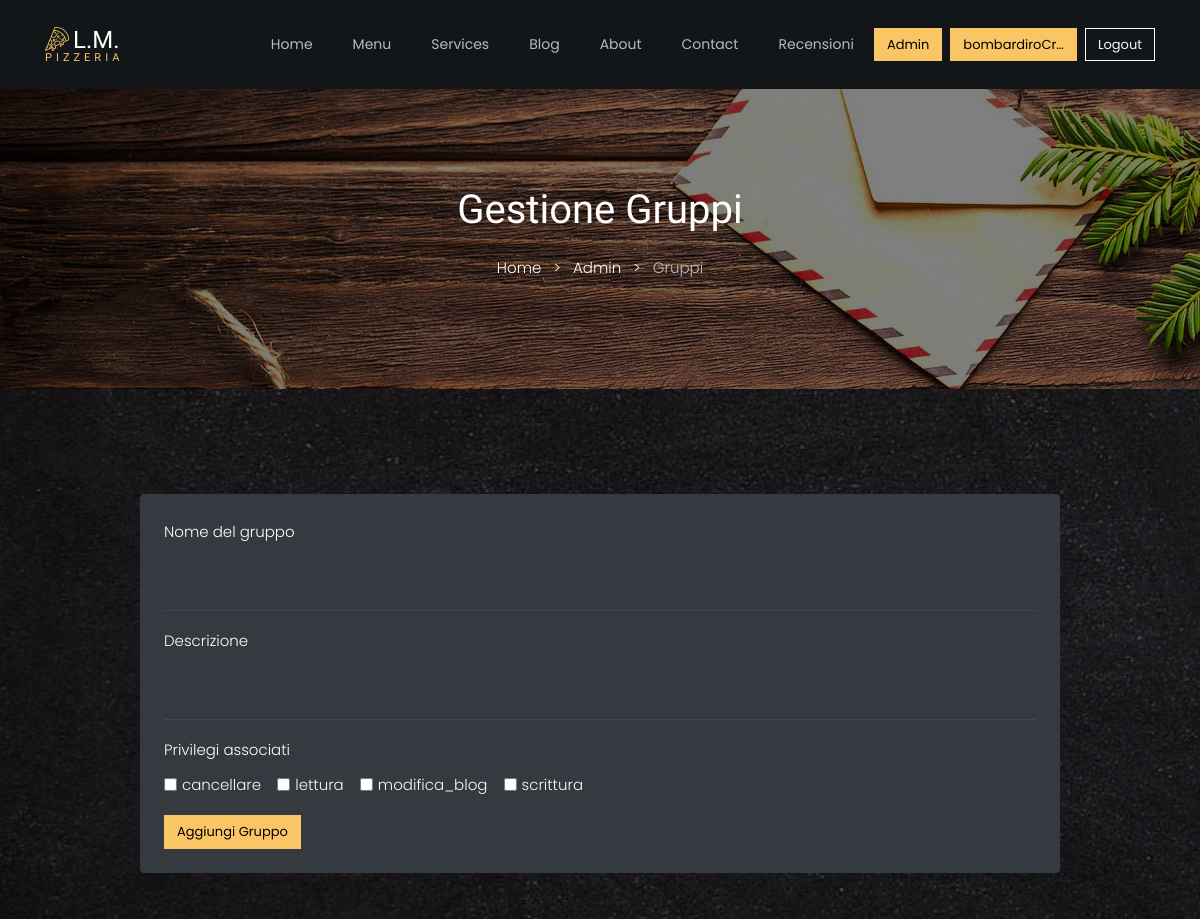
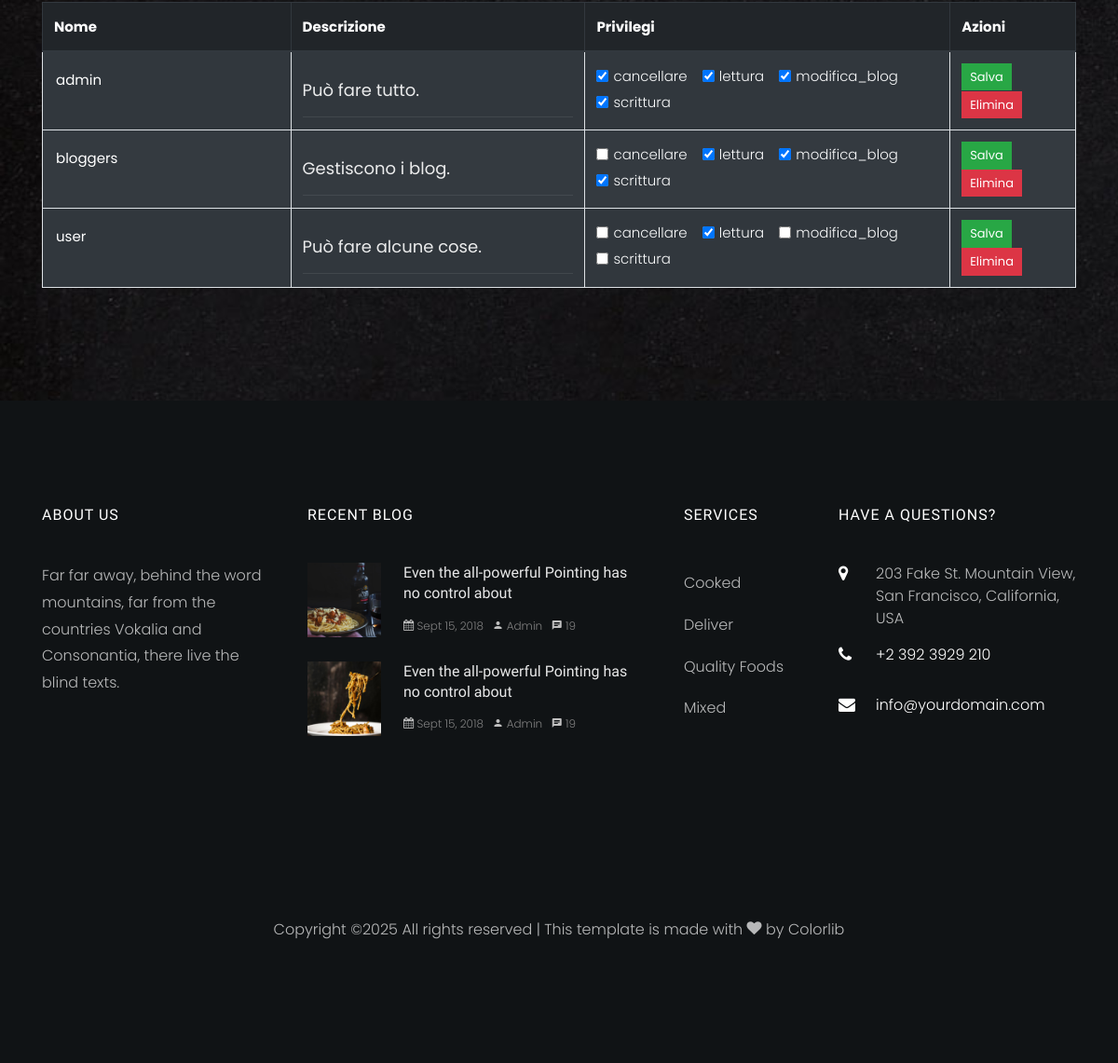
Page /Template/admin/modifica_gruppi.php (signed in) on the committed database (2 pictures, top to bottom).
### tables this page shows
CREATE TABLE `privilegio` (
  `nome` varchar(50) NOT NULL,
  `descrizione` varchar(200) DEFAULT 'inserire una descrizione'
);

CREATE TABLE `gruppo` (
  `nome` varchar(50) NOT NULL,
  `descrizione` varchar(200) DEFAULT 'inserire descrizione'
);

### Template/admin/modifica_gruppi.php (the view, shortened to what this page needs)
<?php
require_once("../config.php");
$stmt = $pdo->query("SELECT nome, descrizione FROM privilegio ORDER BY nome ASC");
$privilegi_disponibili = $stmt->fetchAll(PDO::FETCH_ASSOC);
$stmt = $pdo->query("SELECT * FROM gruppo ORDER BY nome ASC");
$gruppi = $stmt->fetchAll(PDO::FETCH_ASSOC);
?>
<!DOCTYPE html>
<html lang="it">
<head>
    <link rel="stylesheet" href="../css/open-iconic-bootstrap.min.css">
    <link rel="stylesheet" href="../css/animate.css">
    <link rel="stylesheet" href="../css/owl.carousel.min.css">
    <link rel="stylesheet" href="../css/owl.theme.default.min.css">
    <link rel="stylesheet" href="../css/magnific-popup.css">
    <link rel="stylesheet" href="../css/aos.css">
    <link rel="stylesheet" href="../css/ionicons.min.css">
    <link rel="stylesheet" href="../css/bootstrap-datepicker.css">
    <link rel="stylesheet" href="../css/bootstrap.min.css">
    <link rel="stylesheet" href="../css/jquery.timepicker.css">
    <link rel="stylesheet" href="../css/flaticon.css">
    <link rel="stylesheet" href="../css/icomoon.css">
    <link rel="stylesheet" href="../css/style.css">
</head>
<body>
    <?php include '../header.php'; ?>
    <section class="slider-item" style="background-image: url('../images/bg_3.jpg'); min-height: 300px; position: relative;">
        <div class="overlay" style="background: rgba(0,0,0,0.5); position:absolute; top:0; left:0; right:0; bottom:0;"></div>
        <div class="container" style="position: relative; z-index: 2;">
            <div class="row justify-content-center align-items-center" style="min-height: 300px;">
                <div class="col-md-8 text-center text-white">
                    <h1 class="mb-3">Gestione Gruppi</h1>
                    <p class="breadcrumbs">
                        <a href="../index.php" class="text-white">Home</a>
                        <span class="mx-2 text-white">&gt;</span>
                        <a href="../admin.php" class="text-white">Admin</a>
                        <span class="mx-2 text-white">&gt;</span>
                        <span>Gruppi</span>
                    </p>
                </div>
            </div>
        </div>
    </section>
<section class="ftco-section">
    <div class="container">
        <div class="row justify-content-center mb-5">
            <div class="col-md-10">
                <div class="bg-dark p-4 rounded">
                    <form method="POST">
                        <div class="form-group">
                            <label style="color:white;">Nome del gruppo</label>
                            <input autocomplete="off" type="text" name="nome" class="form-control" required>
                        </div>
                        <div class="form-group">
                            <label style="color:white;">Descrizione</label>
                            <input autocomplete="off" type="text" name="descrizione" class="form-control" required>
                        </div>
                        <div class="form-group">
                            <label style="color:white;">Privilegi associati</label><br>
                            <?php foreach ($privilegi_disponibili as $p): ?>
                                <div class="form-check form-check-inline">
                                    <input class="form-check-input" type="checkbox" name="privilegi[]" value="<?= $p['nome'] ?>" id="priv_<?= $p['nome'] ?>">
                                    <label class="form-check-label text-light" for="priv_<?= $p['nome'] ?>"><?= htmlspecialchars($p['nome']) ?></label>
                                </div>
                            <?php endforeach; ?>
                        </div>
                        <button type="submit" class="btn btn-primary">Aggiungi Gruppo</button>
                    </form>
                </div>
            </div>
        </div>
        <div class="row">
            <div class="col-12">
                <table class="table table-bordered table-striped bg-white" style="background-color: #343a40 !important; color:white !important;">
                    <thead class="thead-dark">
                        <tr>
                            <th>Nome</th>
                            <th>Descrizione</th>
                            <th>Privilegi</th>
                            <th>Azioni</th>
                        </tr>
                    </thead>
                    <tbody>
                        <?php foreach ($gruppi as $gruppo): ?>
                            <?php
                                $stmt = $pdo->prepare("SELECT nome_privilegio FROM privilegi_gruppo WHERE nome_gruppo = ?");
                                $stmt->execute([$gruppo['nome']]);
                                $privilegi_attivi = $stmt->fetchAll(PDO::FETCH_COLUMN);
                            ?>
                            <tr>
                                <form method="POST">
                                    <td><input autocomplete="off" type="text" name="nome" value="<?= htmlspecialchars($gruppo['nome']) ?>" class="form-control-plaintext text-white" readonly></td>
                                    <td><input autocomplete="off" type="text" name="descrizione" value="<?= htmlspecialchars($gruppo['descrizione']) ?>" class="form-control form-control-sm"></td>
                                    <td>
                                        <?php foreach ($privilegi_disponibili as $p): ?>
                                            <div class="form-check form-check-inline">
                                                <input class="form-check-input" type="checkbox" name="privilegi[]" value="<?= $p['nome'] ?>" id="mod_<?= $gruppo['nome'] ?>_<?= $p['nome'] ?>"
                                                    <?= in_array($p['nome'], $privilegi_attivi) ? 'checked' : '' ?>>
                                                <label class="form-check-label text-light" for="mod_<?= $gruppo['nome'] ?>_<?= $p['nome'] ?>"><?= htmlspecialchars($p['nome']) ?></label>
                                            </div>
                                        <?php endforeach; ?>
                                    </td>
                                    <td>
                                        <button type="submit" class="btn btn-sm btn-success">Salva</button>
                                </form>
                                <form method="POST" style="display:inline;">
                                    <button type="submit" class="btn btn-sm btn-danger" onclick="return confirm('Eliminare il gruppo?')">Elimina</button>
                                </form>
                            </tr>
                        <?php endforeach; ?>
                    </tbody>
                </table>
            </div>
        </div>
    </div>
</section>
<?php include '../footer.php'; ?>
</body>
</html>

### rows in the picture
privilegio: nome "cancellare", nome "☑"
privilegio: nome "lettura", nome "☑"
privilegio: nome "modifica_blog", nome "☑"
privilegio: nome "scrittura", nome "☑"
gruppo: nome "admin", descrizione "Può fare tutto."
gruppo: nome "bloggers", descrizione "Gestiscono i blog."
gruppo: nome "user", descrizione "Può fare alcune cose."

### other values in the picture
$nickname "bombardiroCr…"
